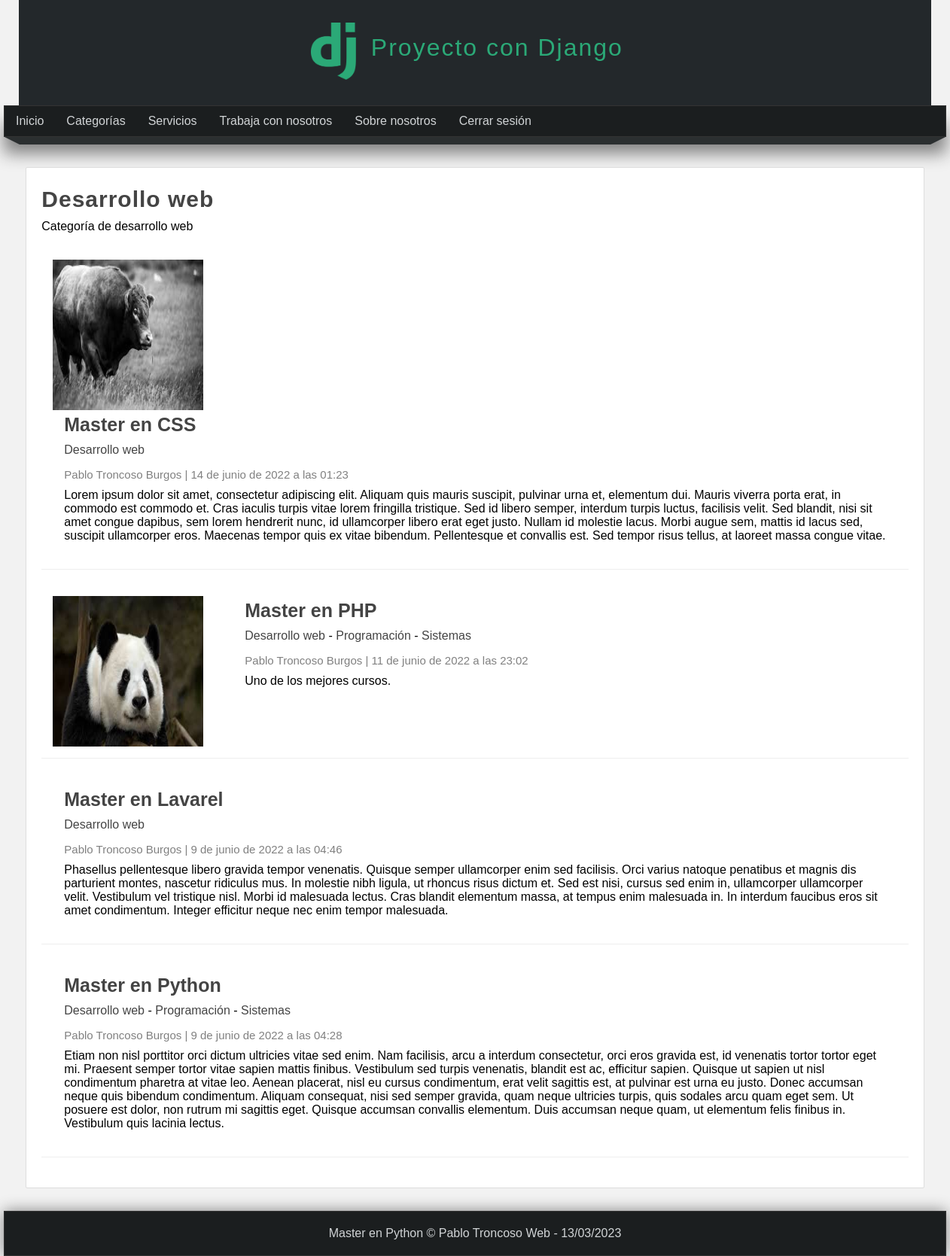
The page /categoria/1 (signed in) on the database its author committed.
### pages/models.py (models this page shows, shortened)
class Page(models.Model):
    title = models.CharField(max_length=50, verbose_name="Título")
    content = RichTextField(verbose_name="Contenido")
    slug = models.CharField(unique=True, max_length=150, verbose_name="URL amigable")
    order = models.IntegerField(default=0, verbose_name="Orden")
    visible = models.BooleanField(verbose_name="¿Visible?")
    created_at = models.DateTimeField(auto_now_add=True, verbose_name="Creado el")
    updated_at = models.DateTimeField(auto_now=True, verbose_name="Actualizado el")
    class Meta:
        verbose_name = "Página"
        verbose_name_plural = "Páginas"

### blog/models.py (models this page shows, shortened)
class Category(models.Model):
    name = models.CharField(max_length=100, verbose_name='Nombre')
    description = models.CharField(max_length=255, verbose_name='Descripción')
    created_at = models.DateTimeField(auto_now_add=True, verbose_name='Creado el')
    updated_at = models.DateTimeField(auto_now=True, verbose_name='Editado el')
    class Meta:
        verbose_name = "Categoría"
        verbose_name_plural = "Categorías"

class Article(models.Model):
    title = models.CharField(max_length=150, verbose_name='Titulo')
    content = RichTextField(verbose_name='Contenido')
    image = models.ImageField(default='null', verbose_name='Imagen', upload_to='articles')
    public = models.BooleanField(verbose_name='¿Publicado?')
    user = models.ForeignKey(User, editable=False, verbose_name='Usuario', on_delete=models.CASCADE)
    categories = models.ManyToManyField(Category, verbose_name='Categorías', blank=True, related_name="articles")
    created_at = models.DateTimeField(auto_now_add=True, verbose_name='Creado el')
    updated_at = models.DateTimeField(auto_now=True, verbose_name='Editado el')
    class Meta:
        verbose_name = "Artículo"
        verbose_name_plural = "Artículos"
        ordering = ['-created_at']

### blog/views.py (the view)
# urls.py: path('categoria/<int:category_id>', views.category, name="category"),
@login_required(login_url="login")
def category(request, category_id):
    category = get_object_or_404(Category, id=category_id)
    return render(request, 'categories/category.html',{
        'category': category,
    })

### blog/context_processors.py (called while the page is built)
def get_categories(request):
    ids_categories_in_use = Article.objects.filter(public=True).values_list('categories', flat=True)
    categories = Category.objects.filter(id__in=ids_categories_in_use).values_list('id', 'name')
    return {
        'categories': categories,
        'ids': ids_categories_in_use
    }

### pages/context_processors.py (called while the page is built)
def get_pages(request):
    pages = Page.objects.filter(visible=True).order_by('order').values_list('id', 'title', 'slug')
    return {
        'pages': pages
    }

### blog/templates/categories/category.html (shortened to what this page needs)
{% extends 'layouts/layout.html' %}
{% block content %}
    <h1 class="title">{{category.name}}</h1>
    <p>{{category.description}}</p>
    {% include 'articles/articles.html' with articles=category.articles.all %}
{% endblock %}

### mainapp/templates/layouts/layout.html (shortened to what this page needs)
<!DOCTYPE html>
<html lang="es">
<head>
    {% load static %}
    <link rel="stylesheet" type="text/css" href="{% static 'css/styles.css' %}">
</head>
<body>
    <header>
        <div id="logotipo">
            <img src="{% static 'images/logo.png' %}" alt="">
            <h1>Proyecto con Django</h1>
        </div>
    </header>
    <nav>
        <ul>
            <li><a href="{% url 'index' %}">Inicio</a></li>
        {% if user.email %}
            <li>
                <a href="{% url 'list_articles' %}">Categorías</a>
            </li>
            {% for page in pages %}
                <li><a href="{% url 'page' page.2 %}">{{page.1}}</a></li>
            {% endfor %}
            <li><a href="{% url 'logout' %}">Cerrar sesión</a></li>
        {% else %}
            <li><a href="{% url 'register' %}">Registro</a></li>
            <li><a href="{% url 'login' %}">Login</a></li>
        {% endif %}
        </ul>
    </nav>
    <div class="barra">
        <span class="esquina-izquierda"></span>
        <span class="relleno-barra"></span>
        <span class="esquina-derecha"></span>
    </div>
    <div id="content">
        <div class="box">
            {% block content %}{% endblock %}
        </div>
    </div>
    <footer>
        Master en Python &copy; Pablo Troncoso Web - {% now "d/m/Y" %}
    </footer>
</body>
</html>

### blog/templates/articles/articles.html (shortened to what this page needs)
{% for article in articles %}
    <article class="article-item">
        {% if article.image != 'null' and article.image.url|length >= 1 %}
            <div class="image">
                <img src="{{article.image.url}}"/>
            </div>
        {% endif %}
        <div class="data">
            <h2><a href="{% url 'article' article.id %}">{{article.title}}</a></h2>
            <p>
                {% for category in article.categories.all %}
                    <a href="{% url 'category' category.id %}">{{category.name}}</a>
                    {% if forloop.counter < article.categories.all|length %}
                        {{'-'}}
                    {% endif %}
                {% endfor %}
            </p>
            <span class="date">
                {{article.user.first_name}} {{article.user.last_name}}
                |
                {{article.created_at}}
            </span>
            <p>
                {{article.content|safe}}
            </p>
        </div>
    </article>
{% endfor %}

### mainapp/static/css/styles.css (style rules this page uses)
* { margin: 0px; padding: 0px; font-family: Arial, Helvetica, sans-serif; text-decoration: none; }
.box p, .box h2, .box h3, .box ul { margin-top: 5px; margin-bottom: 5px; }
body { background-color: #f2f2f2; }
header { width: 1212px; height: 140px; background-color: #23282b; margin: 0px auto; }
#logotipo { width: 36%; height: 130px; margin: 0px auto; padding-top: 10px; }
#logotipo img { display: block; width: 60px; float: left; margin-top: 20px; }
#logotipo h1 { display: block; float: left; margin-left: 20px; margin-top: 35px; letter-spacing: 2px; font-weight: lighter; color: #2ba977; }
nav { width: 1250px; height: 40px; margin: 0px auto; background-color: #1b1e1f; border: 1px solid #333333; box-shadow: 0px 22px 22px grey; font-size: 16px; }
nav > ul { list-style: none; text-decoration: none; }
nav > ul > li { line-height: 40px; float: left; }
nav > ul > li > a { display: block; padding-left: 15px; padding-right: 15px; color: #d1d4d6; }
.barra { width: 1250px; margin: 0px auto; }
.esquina-izquierda { display: block; border-left: 20px solid transparent; border-top: 10px solid #2b2f30; float: left; }
.esquina-derecha { display: block; border-right: 20px solid transparent; border-top: 10px solid #2b2f30; float: right; }
.relleno-barra { display: block; width: 1210px; height: 10px; background: #2b2f30; float: left; }
#content { width: 1212px; min-height: 930px; margin: 0px auto; margin-top: 40px; margin-bottom: 30px; }
.box { background: white; width: 95%; min-height: 930px; padding: 20px; border: 1px solid #ddd; border-radius: 2px; margin: 0px auto; }
.box .image { width: 45%; float: left; margin-right: 40px; }
.box .image img { width: 100%; }
.box a { color: #444; transition: all 300ms; }
.title { color: #444; letter-spacing: 1px; font-size: 30px; margin-bottom: 10px; margin-top: 5px; }
.date { display: block; margin-top: 15px; margin-bottom: 15px; color: gray; }
.article-item { margin-bottom: 20px; margin-top: 20px; padding: 15px; border-bottom: 1px solid #eee; clear: both; }
.article-item .image { width: 200px; height: 200px; float: left; overflow: hidden; }
.article-item .image img { height: 200px; }
.article-item .data { float: left; padding: 15px; padding-top: 0px; }
.article-item h2 { display: block; font-size: 25px; color: #333; margin-bottom: 10px; }
.article-item span.date { display: block; font-size: 15px; color: gray; margin-bottom: 10px; }
footer { width: 1250px; background-color: #1b1e1f; border: 1px solid #333; color: #d1d4d6; text-align: center; margin: 0px auto; padding-top: 20px; padding-bottom: 20px; box-shadow: 0px 0px 20px gray; }

### rows shown on the page
Page: title "Servicios"
Page: title "Trabaja con nosotros"
Page: title "Sobre nosotros"
Category: name "Desarrollo web", description "Categoría de desarrollo web", value "-"
Article: image (picture), title "Master en CSS", user.first_name "Pablo", user.last_name "Troncoso Burgos", created_at "14 de junio de 2022 a las 01:23", content "Lorem ipsum dolor sit amet, consectetur adipiscing elit. Aliquam quis mauris suscipit, pulvinar urna et, elementum dui. Mauris viverra porta erat, in commodo est commodo et. Cras iaculis turpis vitae lorem fringilla tristique. Sed id libero semper, interdum turpis luctus, facilisis velit. Sed blandit, nisi sit amet congue dapibus, sem lorem hendrerit nunc, id ullamcorper libero erat eget justo. Nullam id molestie lacus. Morbi augue sem, mattis id lacus sed, suscipit ullamcorper eros. Maecenas tempor quis ex vitae bibendum. Pellentesque et convallis est. Sed tempor risus tellus, at laoreet massa congue vitae."
Article: image (picture), title "Master en PHP", user.first_name "Pablo", user.last_name "Troncoso Burgos", created_at "11 de junio de 2022 a las 23:02", content "Uno de los mejores cursos."
Category: name "Programación", value "-"
Category: name "Sistemas"
Article: title "Master en Lavarel", user.first_name "Pablo", user.last_name "Troncoso Burgos", created_at "9 de junio de 2022 a las 04:46", content "Phasellus pellentesque libero gravida tempor venenatis. Quisque semper ullamcorper enim sed facilisis. Orci varius natoque penatibus et magnis dis parturient montes, nascetur ridiculus mus. In molestie nibh ligula, ut rhoncus risus dictum et. Sed est nisi, cursus sed enim in, ullamcorper ullamcorper velit. Vestibulum vel tristique nisl. Morbi id malesuada lectus. Cras blandit elementum massa, at tempus enim malesuada in. In interdum faucibus eros sit amet condimentum. Integer efficitur neque nec enim tempor malesuada."
Article: title "Master en Python", user.first_name "Pablo", user.last_name "Troncoso Burgos", created_at "9 de junio de 2022 a las 04:28", content "Etiam non nisl porttitor orci dictum ultricies vitae sed enim. Nam facilisis, arcu a interdum consectetur, orci eros gravida est, id venenatis tortor tortor eget mi. Praesent semper tortor vitae sapien mattis finibus. Vestibulum sed turpis venenatis, blandit est ac, efficitur sapien. Quisque ut sapien ut nisl condimentum pharetra at vitae leo. Aenean placerat, nisl eu cursus condimentum, erat velit sagittis est, at pulvinar est urna eu justo. Donec accumsan neque quis bibendum condimentum. Aliquam consequat, nisi sed semper gravida, quam neque ultricies turpis, quis sodales arcu quam eget sem. Ut posuere est dolor, non rutrum mi sagittis eget. Quisque accumsan convallis elementum. Duis…"
